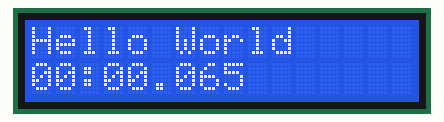
A sketch run on a simulated Arduino Uno, built with avr-gcc and run on an emulated ATmega328P. Shown: 16×2 character LCD.

Above: at 0.21 s.
At 5.02 s:
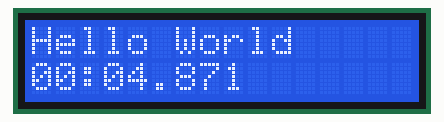
At 9.82 s:
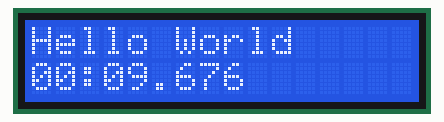
At 19.76 s:
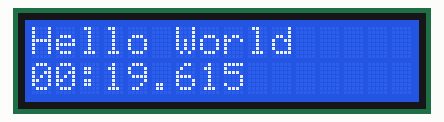
At 29.7 s:
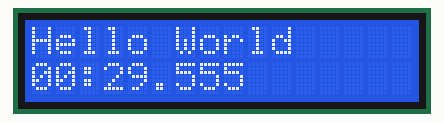
At 39.64 s:
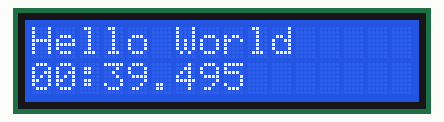

The sketch:

led_display_message-1602A.ino
```cpp
/*
 * LED Display A1602 Example using library
 *
 * LED Display connections:
 * 1 (VSS) to GND
 * 2 (VDD) to +5V
 * 3 (V0) to Potentiometer center (lcd matrix brightness)
 * 4 (RS) to pin 12 (Digital i/o)
 * 5 (RW) to GND
 * 6 (E) to pin 11 (Digital i/o)
 * 11 (D4) to pin 5
 * 12 (D5) to pin 4
 * 13 (D6) to pin 3
 * 14 (D7) to pin 2
 * 15 (A) to +5V through resistor
 * 16 (K) to GND
 *
 * Potentiometer:
 * End1 to +5V
 * End2 to GND
 *
 * See also:
 * https://lastminuteengineers.com/arduino-1602-character-lcd-tutorial/
 */

// include the library code:
#include <LiquidCrystal.h>

// Creates an LCD object. Parameters: (rs, enable, d4, d5, d6, d7)
LiquidCrystal lcd(12, 11, 5, 4, 3, 2);

void setup()
{
  // set up the LCD's number of columns and rows:
  lcd.begin(16, 2);

  // Clears the LCD screen
  lcd.clear();
}

void loop()
{

  // set the cursor to column 0, line 0 (first line)
  lcd.setCursor(0, 0);
  // Print a message to the LCD.
  lcd.print("Hello World");

  // set the cursor to column 0, line 1 (second line)
  lcd.setCursor(0, 1);
  // Get time elapsed (minutes/seconds/msec)
  long time = millis();
  long sec = (time / 1000) % 60;
  long mins = (time / 60000);
  char msg[16];
  // format message 00:00.000
  sprintf(msg,"%02ld:%02ld.%03ld",mins,sec,time%1000);
  lcd.print(msg);
}
```
